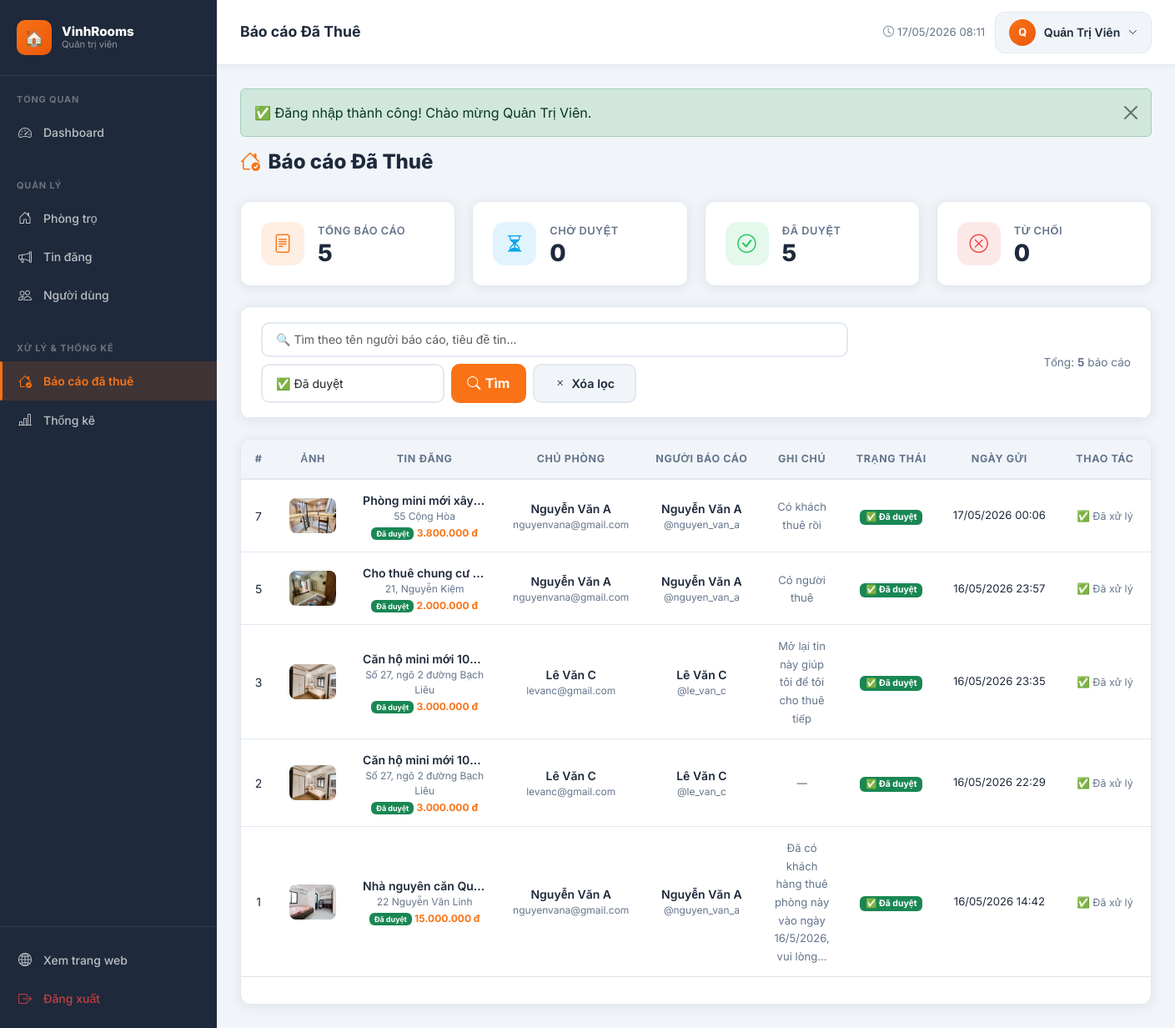
Screenshot of /admin/bao-cao-da-thue/index.php?status=da_duyet (signed in) with the database file from the repository.
### tables this page shows
CREATE TABLE `users` (
  `id` int(10) UNSIGNED NOT NULL,
  `username` varchar(50) NOT NULL,
  `email` varchar(100) NOT NULL,
  `password` varchar(255) NOT NULL,
  `ho_ten` varchar(100) NOT NULL,
  `so_dien_thoai` varchar(15) DEFAULT NULL,
  `dia_chi` varchar(255) DEFAULT NULL,
  `avatar` varchar(255) DEFAULT 'default_avatar.png',
  `role` enum('admin','user') NOT NULL DEFAULT 'user',
  `trang_thai` enum('active','inactive','banned') NOT NULL DEFAULT 'active',
  `created_at` datetime NOT NULL DEFAULT current_timestamp(),
  `updated_at` datetime NOT NULL DEFAULT current_timestamp() ON UPDATE current_timestamp()
);

CREATE TABLE `bao_cao_da_thue` (
  `id` int(11) NOT NULL,
  `user_id` int(10) UNSIGNED NOT NULL,
  `tin_dang_id` int(10) UNSIGNED NOT NULL,
  `ghi_chu` text DEFAULT NULL,
  `trang_thai` enum('cho_duyet','da_duyet','bi_tu_choi') DEFAULT 'cho_duyet',
  `created_at` datetime DEFAULT NULL,
  `updated_at` datetime DEFAULT NULL
);

CREATE TABLE `phong_tro` (
  `id` int(10) UNSIGNED NOT NULL,
  `user_id` int(10) UNSIGNED NOT NULL,
  `loai_phong_id` int(10) UNSIGNED DEFAULT NULL,
  `khu_vuc_id` int(10) UNSIGNED DEFAULT NULL,
  `gia_goc` decimal(12,0) NOT NULL COMMENT 'VND/tháng',
  `dien_tich` float NOT NULL COMMENT 'm2',
  `dia_chi` varchar(255) NOT NULL,
  `so_phong_ngu` tinyint(3) UNSIGNED DEFAULT 1,
  `so_wc` tinyint(3) UNSIGNED DEFAULT 1,
  `tien_nghi` text DEFAULT NULL COMMENT 'JSON hoặc text mô tả tiện nghi',
  `hinh_anh` varchar(255) DEFAULT NULL COMMENT 'Ảnh đại diện',
  `trang_thai` enum('co_san','da_cho_thue') NOT NULL DEFAULT 'co_san',
  `created_at` datetime NOT NULL DEFAULT current_timestamp(),
  `updated_at` datetime NOT NULL DEFAULT current_timestamp() ON UPDATE current_timestamp()
);

CREATE TABLE `tin_dang` (
  `id` int(11) UNSIGNED NOT NULL,
  `phong_tro_id` int(10) UNSIGNED NOT NULL,
  `tieu_de` varchar(255) DEFAULT NULL,
  `mo_ta` text DEFAULT NULL,
  `gia` decimal(10,2) DEFAULT NULL,
  `trang_thai` enum('cho_duyet','da_duyet','bi_tu_choi','an') DEFAULT 'cho_duyet',
  `luot_xem` int(11) DEFAULT 0,
  `created_at` datetime DEFAULT NULL,
  `updated_at` datetime DEFAULT NULL
);

### admin/bao-cao-da-thue/index.php (the view, shortened to what the rows shown need)
<?php
require_once __DIR__ . '/../../includes/functions.php';
$db = getDB();
$status   = $_GET['status'] ?? '';
$page_num = max(1, (int)($_GET['page'] ?? 1));
$per_page = 15;
$where  = ['1=1'];
$params = [];
$types  = '';
$valid_statuses = ['cho_duyet', 'da_duyet', 'bi_tu_choi'];
if (in_array($status, $valid_statuses)) {
    $where[]  = "bc.trang_thai = ?";
    $params[] = $status;
    $types   .= 's';
}
$whereSQL  = implode(' AND ', $where);
$baseQuery = "FROM bao_cao_da_thue bc
              JOIN tin_dang td ON bc.tin_dang_id = td.id
              JOIN phong_tro p  ON td.phong_tro_id = p.id
              JOIN users u      ON bc.user_id = u.id
              LEFT JOIN users ou ON p.user_id = ou.id
              WHERE $whereSQL";
if (!empty($params)) {
    $stmt = $db->prepare("SELECT COUNT(*) $baseQuery");
    $stmt->bind_param($types, ...$params);
    $stmt->execute();
    $total = $stmt->get_result()->fetch_row()[0];
} else {
    $total = $db->query("SELECT COUNT(*) $baseQuery")->fetch_row()[0];
}
$pg     = paginate($total, $per_page, $page_num);
$offset = $pg['offset'];
$sql = "SELECT bc.*,
               td.tieu_de as tieu_de_tin, td.trang_thai as trang_thai_tin,
               td.gia as gia_tin,
               p.dia_chi, p.hinh_anh,
               u.ho_ten as nguoi_bao_cao, u.username as username_bao_cao,
               ou.ho_ten as chu_phong, ou.email as email_chu_phong
        $baseQuery ORDER BY bc.created_at DESC LIMIT $per_page OFFSET $offset";
if (!empty($params)) {
    $stmt = $db->prepare($sql);
    $stmt->bind_param($types, ...$params);
    $stmt->execute();
    $rows = $stmt->get_result()->fetch_all(MYSQLI_ASSOC);
} else {
    $rows = $db->query($sql)->fetch_all(MYSQLI_ASSOC);
}
$pageTitle = 'Báo cáo Đã Thuê';
require_once __DIR__ . '/../../includes/admin_header.php';
?>
<div class="page-header">
    <h1 class="page-title">
        <span class="icon"><i class="bi bi-house-check"></i></span><?= $pageTitle ?>
    </h1>
</div>
<div class="data-card">
    <div class="table-responsive">
        <table class="data-table">
            <thead>
                <tr>
                    <th width="50">#</th>
                    <th width="60">Ảnh</th>
                    <th>Tin đăng</th>
                    <th>Chủ phòng</th>
                    <th>Người báo cáo</th>
                    <th>Ghi chú</th>
                    <th>Trạng thái</th>
                    <th>Ngày gửi</th>
                    <th width="160">Thao tác</th>
                </tr>
            </thead>
            <tbody>
                <?php foreach ($rows as $r): ?>
                <tr class="<?= $r['trang_thai'] === 'cho_duyet' ? 'table-warning-row' : '' ?>">
                    <td><?= $r['id'] ?></td>
                    <td>
                        <img src="<?= getImageUrl($r['hinh_anh']) ?>"
                             class="room-thumb" alt=""
                             onerror="this.src='<?= BASE_URL ?>/assets/images/no-image.svg'">
                    </td>
                    <td style="max-width:180px">
                        <div style="font-weight:600;overflow:hidden;white-space:nowrap;text-overflow:ellipsis"
                             title="<?= e($r['tieu_de_tin'] ?? '') ?>">
                            <?= e($r['tieu_de_tin'] ?? '—') ?>
                        </div>
                        <div style="font-size:.75rem;color:var(--admin-muted)">
                            <?= e($r['dia_chi'] ?? '') ?>
                        </div>
                        <div style="font-size:.75rem;margin-top:2px">
                            <?= tinDangStatusBadge($r['trang_thai_tin'] ?? 'cho_duyet') ?>
                            <span style="color:var(--admin-primary);font-weight:700">
                                <?= formatPrice((float)($r['gia_tin'] ?? 0)) ?>
                            </span>
                        </div>
                    </td>
                    <td>
                        <div style="font-weight:600"><?= e($r['chu_phong'] ?? '—') ?></div>
                        <div style="font-size:.75rem;color:var(--admin-muted)"><?= e($r['email_chu_phong'] ?? '') ?></div>
                    </td>
                    <td>
                        <div style="font-weight:600"><?= e($r['nguoi_bao_cao'] ?? '—') ?></div>
                        <div style="font-size:.75rem;color:var(--admin-muted)">@<?= e($r['username_bao_cao'] ?? '') ?></div>
                    </td>
                    <td style="max-width:150px">
                        <?php if ($r['ghi_chu']): ?>
                        <span style="font-size:.82rem;color:var(--admin-muted)"
                              title="<?= e($r['ghi_chu']) ?>">
                            <?= e(mb_substr($r['ghi_chu'], 0, 60)) ?><?= mb_strlen($r['ghi_chu']) > 60 ? '…' : '' ?>
                        </span>
                        <?php else: ?>
                        <span class="text-muted" style="font-size:.78rem">—</span>
                        <?php endif; ?>
                    </td>
                    <td>
                        <?php
                        $badge_map = [
                            'cho_duyet'  => ['warning', '⏳ Chờ duyệt'],
                            'da_duyet'   => ['success', '✅ Đã duyệt'],
                            'bi_tu_choi' => ['danger',  '❌ Từ chối'],
                        ];
                        [$color, $label] = $badge_map[$r['trang_thai']] ?? ['secondary', $r['trang_thai']];
                        echo "<span class=\"badge bg-{$color}\">{$label}</span>";
                        ?>
                    </td>
                    <td style="white-space:nowrap;font-size:.82rem"><?= formatDateTime($r['created_at'] ?? '') ?></td>
                    <td>
                        <?php if ($r['trang_thai'] === 'cho_duyet' && strpos($r['ghi_chu'] ?? '', 'Yêu cầu mở lại') === false): ?>
                        <div class="d-flex gap-1 flex-column">
                            <form method="POST" style="margin:0" onsubmit="return confirm('Duyệt báo cáo? Tin sẽ bị ẩn và phòng sẽ ở trạng thái đã cho thuê')">
                                <input type="hidden" name="id" value="<?= $r['id'] ?>">
                                <input type="hidden" name="action" value="approve">
                                <button type="submit" class="btn-action approve w-100" style="display:flex;align-items:center;gap:4px;justify-content:center;padding:4px 10px">
                                    <i class="bi bi-check-circle"></i> Duyệt
                                </button>
                            </form>
                            <form method="POST" style="margin:0" onsubmit="return confirm('Từ chối báo cáo?')">
                                <input type="hidden" name="id" value="<?= $r['id'] ?>">
                                <input type="hidden" name="action" value="reject">
                                <button type="submit" class="btn-action hide w-100" style="display:flex;align-items:center;gap:4px;justify-content:center;padding:4px 10px">
                                    <i class="bi bi-x-circle"></i> Từ chối
                                </button>
                            </form>
                        </div>
                        <?php else: ?>
                        <span style="font-size:.78rem;color:var(--admin-muted)">
                            <?= $r['trang_thai'] === 'da_duyet' ? '✅ Đã xử lý' : '❌ Đã từ chối' ?>
                        </span>
                        <?php endif; ?>
                    </td>
                </tr>
                <?php endforeach; ?>
            </tbody>
        </table>
    </div>
</div>
<?php require_once __DIR__ . '/../../includes/admin_footer.php'; ?>

### includes/admin_header.php (shortened to what the rows shown need)
<?php
require_once __DIR__ . '/functions.php';
$currentUser = getCurrentUser();
?>
<!DOCTYPE html>
<html lang="vi">
<head>
    <link rel="stylesheet" href="https://cdn.jsdelivr.net/npm/bootstrap@5.3.3/dist/css/bootstrap.min.css">
    <link rel="stylesheet" href="https://cdn.jsdelivr.net/npm/bootstrap-icons@1.11.3/font/bootstrap-icons.min.css">
    <link rel="stylesheet" href="<?= BASE_URL ?>/assets/css/admin.css">
</head>
<body class="admin-body">
<div class="admin-main">
    <div class="admin-topbar">
        <div class="topbar-right">
            <div class="dropdown">
                <button class="admin-user-btn" data-bs-toggle="dropdown">
                    <div class="admin-user-avatar">
                        <?= strtoupper(mb_substr($currentUser['ho_ten'] ?? 'A', 0, 1)) ?>
                    </div>
                    <?= e($currentUser['ho_ten'] ?? 'Admin') ?>
                    <i class="bi bi-chevron-down" style="font-size:.7rem"></i>
                </button>
            </div>
        </div>
    </div>
    <div class="admin-content">

### includes/functions.php (shortened to what the rows shown need)
<?php
function getCurrentUser(): ?array {
    $db  = getDB();
    $id  = (int)$_SESSION['user_id'];
    $res = $db->query("SELECT * FROM users WHERE id = $id LIMIT 1");
    return $res ? $res->fetch_assoc() : null;
}
function formatPrice(float $price): string {
    return number_format($price, 0, ',', '.') . ' đ';
}
function formatDateTime(string $dt): string {
    return date('d/m/Y H:i', strtotime($dt));
}
function e(string $str): string {
    return htmlspecialchars($str, ENT_QUOTES, 'UTF-8');
}
function getImageUrl(?string $filename): string {
    if ($filename[0] === '/') {
        $physicalPath = __DIR__ . '/..' . $filename;
        if (file_exists($physicalPath)) {
            return BASE_URL . $filename;
        }
        return BASE_URL . '/assets/images/no-image.svg';
    }
    if (file_exists(UPLOAD_DIR . $filename)) {
        return UPLOAD_URL . $filename;
    }
    return BASE_URL . '/assets/images/no-image.svg';
}
function paginate(int $total, int $perPage, int $current): array {
    $pages = (int)ceil($total / $perPage);
    return [
        'total'      => $total,
        'per_page'   => $perPage,
        'current'    => $current,
        'pages'      => $pages,
        'offset'     => ($current - 1) * $perPage,
        'has_prev'   => $current > 1,
        'has_next'   => $current < $pages,
    ];
}
function tinDangStatusBadge(string $status): string {
    $map = [
        'cho_duyet'  => ['warning',   'Chờ duyệt'],
        'da_duyet'   => ['success',   'Đã duyệt'],
        'bi_tu_choi' => ['danger',    'Bị từ chối'],
        'an'         => ['secondary', 'Đã ẩn'],
    ];
    [$color, $label] = $map[$status] ?? ['light', $status];
    return "<span class=\"badge bg-{$color}\">{$label}</span>";
}

### rows the page displays
users: ho_ten "Q", ho_ten "Quản Trị Viên"
bao_cao_da_thue: id "7", phong_tro.hinh_anh (picture), tin_dang.tieu_de "Phòng mini mới xây…", phong_tro.dia_chi "55 Cộng Hòa", tin_dang.gia "3.800.000 đ", user.ho_ten "Nguyễn Văn A", user.email "nguyenvana@gmail.com", user.username "nguyen_van_a", ghi_chu "Có khách thuê rồi", label "✅ Đã duyệt", created_at "17/05/2026 00:06", trang_thai "✅ Đã xử lý"
bao_cao_da_thue: id "5", phong_tro.hinh_anh (picture), tin_dang.tieu_de "Cho thuê chung cư…", phong_tro.dia_chi "21, Nguyễn Kiệm", tin_dang.gia "2.000.000 đ", user.ho_ten "Nguyễn Văn A", user.email "nguyenvana@gmail.com", user.username "nguyen_van_a", ghi_chu "Có người thuê", label "✅ Đã duyệt", created_at "16/05/2026 23:57", trang_thai "✅ Đã xử lý"
bao_cao_da_thue: id "3", phong_tro.hinh_anh (picture), tin_dang.tieu_de "Căn hộ mini mới 10…", phong_tro.dia_chi "Số 27, ngõ 2 đường Bạch Liêu", tin_dang.gia "3.000.000 đ", user.ho_ten "Lê Văn C", user.email "levanc@gmail.com", user.username "le_van_c", ghi_chu "Mở lại tin này giúp tôi để tôi cho thuê tiếp", label "✅ Đã duyệt", created_at "16/05/2026 23:35", trang_thai "✅ Đã xử lý"
bao_cao_da_thue: id "2", phong_tro.hinh_anh (picture), tin_dang.tieu_de "Căn hộ mini mới 10…", phong_tro.dia_chi "Số 27, ngõ 2 đường Bạch Liêu", tin_dang.gia "3.000.000 đ", user.ho_ten "Lê Văn C", user.email "levanc@gmail.com", user.username "le_van_c", label "✅ Đã duyệt", created_at "16/05/2026 22:29", trang_thai "✅ Đã xử lý"
bao_cao_da_thue: id "1", phong_tro.hinh_anh (picture), tin_dang.tieu_de "Nhà nguyên căn Qu…", phong_tro.dia_chi "22 Nguyễn Văn Linh", tin_dang.gia "15.000.000 đ", user.ho_ten "Nguyễn Văn A", user.email "nguyenvana@gmail.com", user.username "nguyen_van_a", ghi_chu "Đã có khách hàng thuê phòng này vào ngày 16/5/2026, vui lòng", label "✅ Đã duyệt", created_at "16/05/2026 14:42", trang_thai "✅ Đã xử lý"

### other values shown
$pageTitle "Báo cáo Đã Thuê"
$icon "✅"
$msg "Đăng nhập thành công! Chào mừng Quản Trị Viên."
array_sum($stats) "5"
$stats['cho_duyet'] "0"
$stats['da_duyet'] "5"
$stats['bi_tu_choi'] "0"
$total "5"
